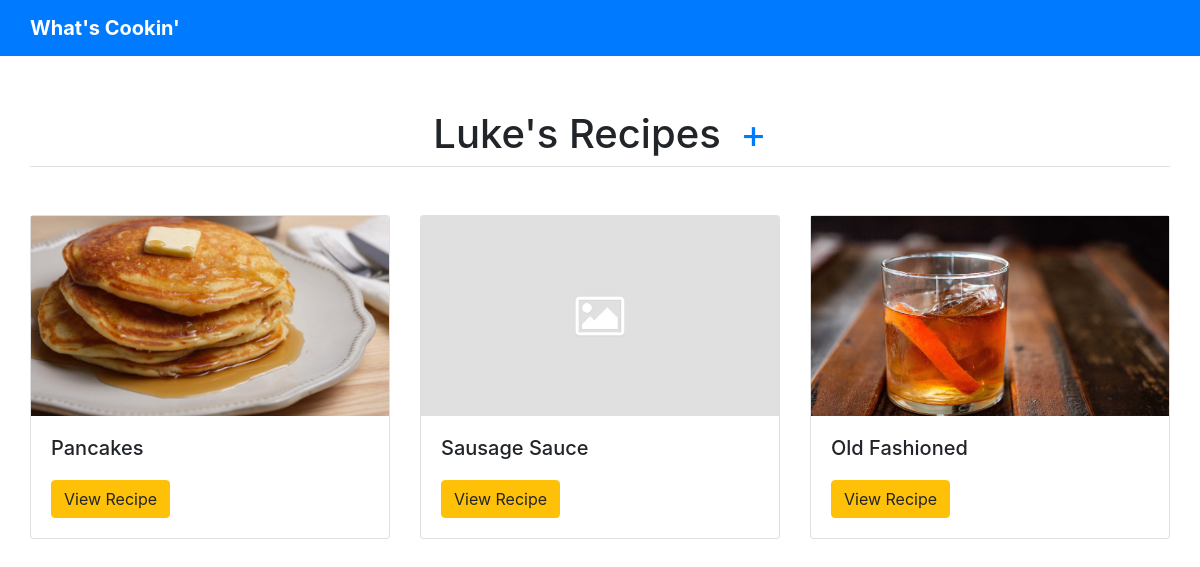
/cookbook/, run on the app's committed database.
### cookbook/models.py (models this page shows, shortened)
class Recipe(models.Model):
    CATEGORIES = (
        ('breakfast', 'Breakfast'),
        ('lunch', 'Lunch'),
        ('dinner', 'Dinner'),
        ('dessert', 'Dessert'),
        ('snack', 'Snack'),
        ('beverage', 'Beverage'),
        ('other', 'Other')
    )
    title = models.CharField(u'Title', max_length=200)
    category = models.CharField(
        max_length=15, choices=CATEGORIES, default='green')
    description = models.CharField(max_length=250, blank=True)
    ingredients = models.TextField(
        u'Ingredients', help_text=u'One ingredient per line', blank=True)
    preparation = models.TextField(u'Preparation', blank=True)
    tips = models.TextField(u'Helpful Tips', blank=True)
    link = models.TextField(
        u'Link(s)', default='', blank=True)
    photo = models.ImageField(upload_to='images', blank=True)
    class Meta:
        verbose_name = u'Recipe'
        verbose_name_plural = u'Recipes'

### cookbook/views.py (the view)
# urls.py: path('', views.index, name='index'),
def index(request):
    latest_recipe = Recipe.objects.all()[:5]
    template = loader.get_template('cookbook/index.html')
    context = {
        'latest_recipe': latest_recipe,
    }
    return HttpResponse(template.render(context, request))

### cookbook/templates/cookbook/index.html (shortened to what this page needs)
{% extends 'base.html' %} {% block content %}
<div class="text-center border-bottom mb-5">
<h1 class="d-inline-block">Luke's Recipes</h1>
<a href="{% url 'cookbookNamespace:add' %}" style="font-size: 40px; margin-left: 15px;">+</a>
</div>
<div class="row row-cols-1 row-cols-sm-2 row-cols-md-3">
  {% if latest_recipe %} {% for recipe in latest_recipe %}
  <div class="col mb-5">
    <div class="card">
      {% load static %}
      {% if recipe.photo %}
      <img src="{{recipe.photo.url}}" alt="{{recipe.title}} image" style="max-height: 200px; object-fit: cover;">
      {% else %}
      <img src="{% static "cookbook/image-placeholder.jpg" %}"
      alt="{{recipe.title}} image" style="max-height: 200px; object-fit: cover;">
      {% endif %}
      <div class="card-body">
        <h5 class="card-title">{{recipe.title}}</h5>
        <a href="{% url 'cookbookNamespace:detail' recipe.id %}" class="btn btn-warning mt-2"
          >View Recipe</a>
      </div>
    </div>
  </div>
  {% endfor %} {% else %}
    <p>No recipes available</p>
  </div>
  {% endif %}
</div>
{% endblock %}

### data on the page
Recipe: photo (picture), title "Pancakes"
Recipe: title "Sausage Sauce"
Recipe: photo (picture), title "Old Fashioned"
